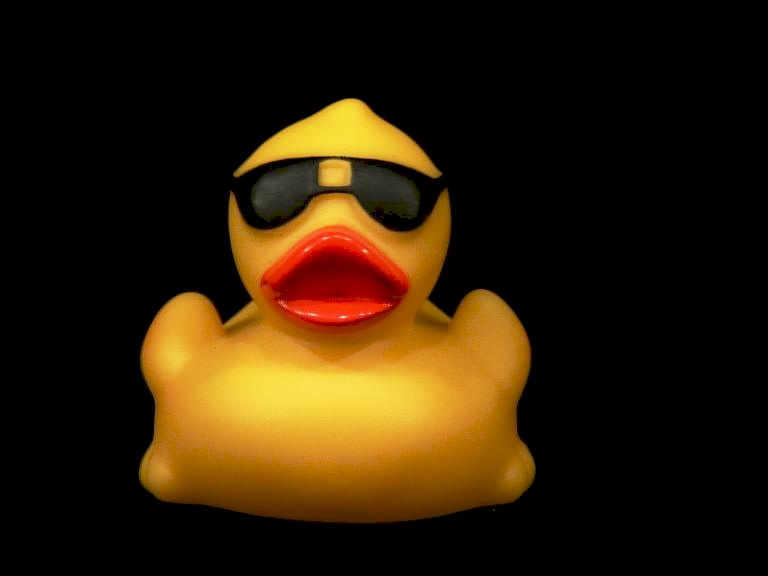
#> input picture CVFinal/threshold.jpg, 768 x 576 px
$ python mosaic.py
#> lines starting #> are read from the running program, lines starting #| are printed output that depends on the picture
import cv2
import numpy
import numpy as np
import imutils
import PIL
from PIL import Image
import matplotlib.pyplot as plt
from PIL import ImageColor
from colormath.color_objects import sRGBColor, LabColor
from colormath.color_conversions import convert_color
from colormath.color_diff import delta_e_cie2000


Lego_colors = []
def LegoDatabase():
    legos_colors = open('LegoColors.txt','r')
#> (reads CVFinal/LegoColors.txt from the repository)
    colors = legos_colors.readlines()
    for color in colors:
        color = "#" + color.strip()
        color = ImageColor.getcolor(color,"RGB")
        Lego_colors.append(color)

def convertToPixels(image,size):
#> called with image = 'threshold.jpg', size = (100, 100)
    img = Image.open("threshold.jpg")
#> img is the input picture: PIL image 768x576 RGB; mean R, G, B 46.2, 29.8, 6.7
    pixelated = img.resize(size,Image.BILINEAR)
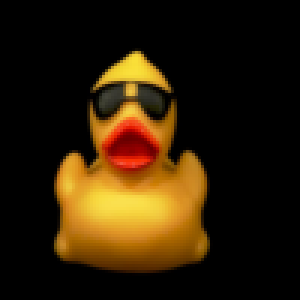
#> pixelated: PIL image 100x100 RGB (shown 3 times larger); mean R, G, B 46.2, 29.8, 6.7
    #sizeUp = pixelated.resize(img.size,Image.NEAREST)
    pixelated.save("mosaic.jpg")

def findDeltaE(color):
    color = sRGBColor(color[0],color[1],color[2])
    lab_color_1 = convert_color(color,LabColor)
    delta_e_list = []
    for stdcolor in Lego_colors:
        stdcolor = sRGBColor(stdcolor[0],stdcolor[1],stdcolor[2])
        lab_color_2 = convert_color(stdcolor,LabColor)
        delta_e = delta_e_cie2000(lab_color_1, lab_color_2)
        delta_e_list.append(delta_e)
    min_delta = min(delta_e_list)
    return Lego_colors[delta_e_list.index(min_delta)]


def reColorLego():
    img = Image.open("mosaic.jpg")
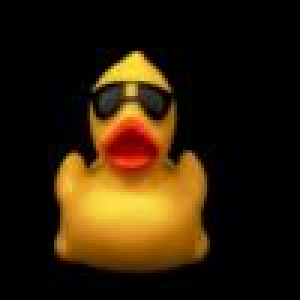
#> img: PIL image 100x100 RGB (shown 3 times larger); mean R, G, B 46.5, 30, 8.1
    img = img.convert("RGB")
    colors = img.getdata()
    new_image = []
    count = 0
    for pixel in colors:
        # [5 lines of commented-out code are left out]
        count+= 1
        new_image.append(())
        print(count)
#> this loop made 10000 passes
#| 1
#| 2
#| 3
#| 4
#| 5
#| 6
#| 7
#| 8
#> (further printed lines are left out)
#> after the loop, count = 10000; new_image = 10000 items, first 6: (), (), (), (), (), ()
#> (the run stopped early here; a loop or call above may not have finished)
